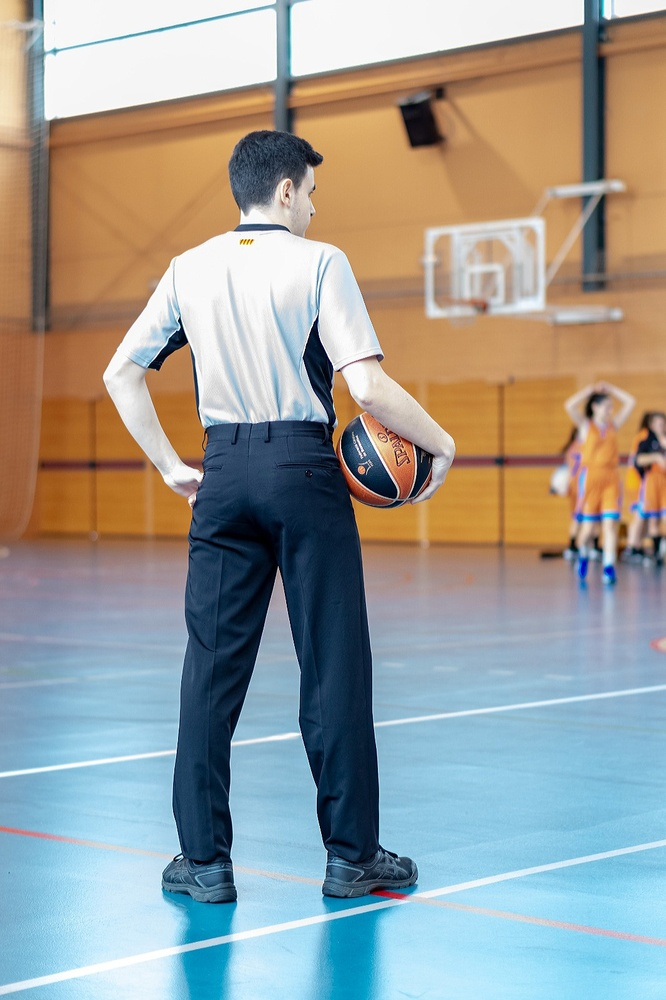
//> input picture img1.jpg, 666 x 1000 px, shrunk from 1066 x 1600 before the run, given in place of the camera
$ ./camshift   (built with g++ and OpenCV 4)
//> lines starting //> are read from the running program, lines starting //| are printed output that depends on the picture; after the words box and inside, x2 and y2 are one past the last pixel; in counts of white or black regions, pixels touching at a corner belong together
//
// Created by Eduard  Rius Martínez on 27/11/2020.
//

#include <iostream>
#include <filesystem>
#include <opencv2/imgcodecs.hpp>
#include <opencv2/imgproc.hpp>
#include <opencv2/videoio.hpp>
#include <opencv2/highgui.hpp>
#include <opencv2/video.hpp>
using namespace cv;
using namespace std;
int main(int argc, char **argv)
{

    // [6 lines of commented-out code are left out]
    Mat frame, roi, hsv_roi, mask;
    VideoCapture capture;
    capture.open(0, cv::CAP_V4L2);
    capture.set(cv::CAP_PROP_FPS, 30);
    // take first frame of the video
    capture >> frame;
//> frame is the input picture: 1000 rows x 666 cols, CV_8UC3; mean B, G, R 151.9, 156.8, 155.3
    // setup initial location of window
    //Rect track_window(278, 246, 98, 237); // simply hardcoded the values
    Rect track_window(50, 50, 10, 10);
    // set up the ROI for tracking
    roi = frame(track_window); //Provided by YOLOm

    cvtColor(roi, hsv_roi, COLOR_BGR2HSV);
    inRange(hsv_roi, Scalar(0, 60, 32), Scalar(180, 255, 255), mask); //Threshold
    float range_[] = {0, 180};
    const float* range[] = {range_};
    Mat roi_hist;
    int histSize[] = {180};
    int channels[] = {0};
    calcHist(&hsv_roi, 1, channels, mask, roi_hist, 1, histSize, range);
//> roi_hist = 180 values, max 11 at index 97, min 0 at index 0, mean 0.178
    normalize(roi_hist, roi_hist, 0, 255, NORM_MINMAX);
//> roi_hist = 180 values, max 255 at index 97, min 0 at index 0, mean 4.12
    // Setup the termination criteria, either 10 iteration or move by atleast 1 pt
    TermCriteria term_crit(TermCriteria::EPS | TermCriteria::COUNT, 10, 1);
    while(true){
        Mat hsv, dst;
        capture >> frame;
        if (frame.empty())
            break;
        cvtColor(frame, hsv, COLOR_BGR2HSV);
//> hsv: 1000 rows x 666 cols, CV_8UC3; mean H, S, V 63.5, 101.7, 186.7
        calcBackProject(&hsv, 1, channels, roi_hist, dst, range);
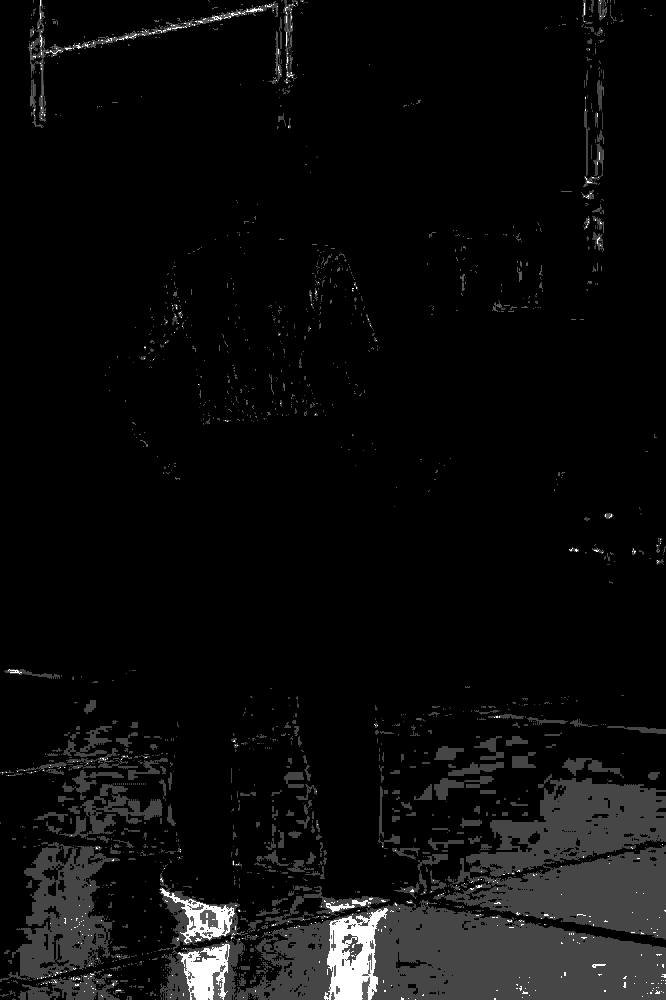
//> dst: 1000 rows x 666 cols, CV_8UC1; min 0, max 255, mean 11.7
        // apply camshift to get the new location
        RotatedRect rot_rect = CamShift(dst, track_window, term_crit);
//> track_window = Rect(31, 37, 36, 27); rot_rect = centre (49, 50.5), size (25, 34.5), angle 93.8
        // Draw it on image
        Point2f points[4];
        rot_rect.points(points);
//> points = 4 Points (x, y): [32.62, 36.88], [67.05, 39.18], [65.38, 64.12], [30.95, 61.82]
        for (int i = 0; i < 4; i++)
            line(frame, points[i], points[(i+1)%4], 255, 2);
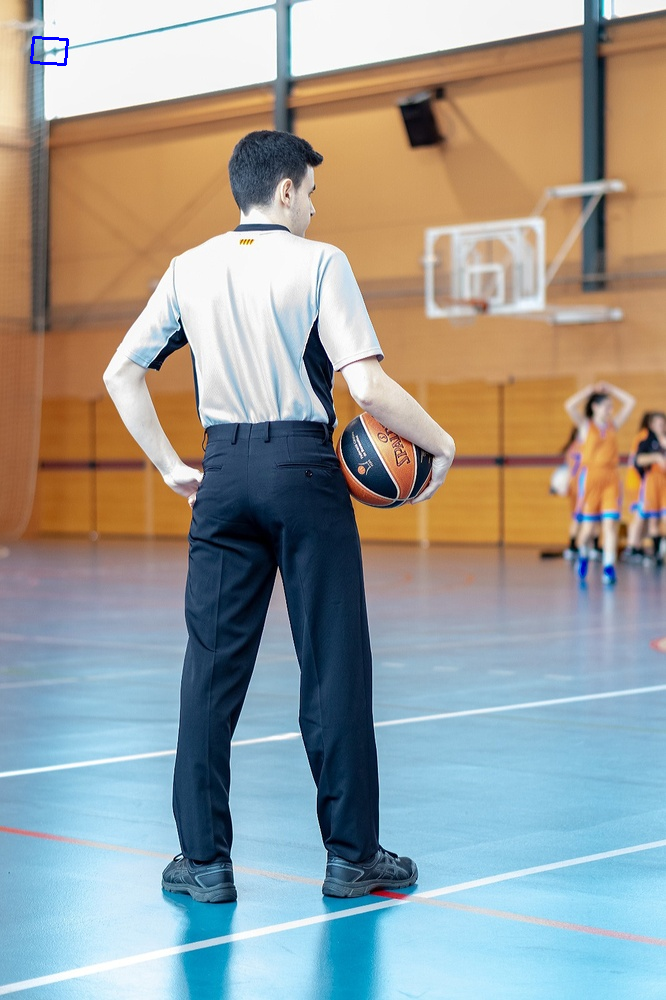
//> frame: 1000 rows x 666 cols, CV_8UC3; 0.05% of pixels changed, all inside (x1, y1, x2, y2) = (30, 36, 69, 66)
        imshow("img2", frame);
        int keyboard = waitKey(30);
//> the 'q' key is pressed
        if (keyboard == 'q' || keyboard == 27)
            break;
    }
}
